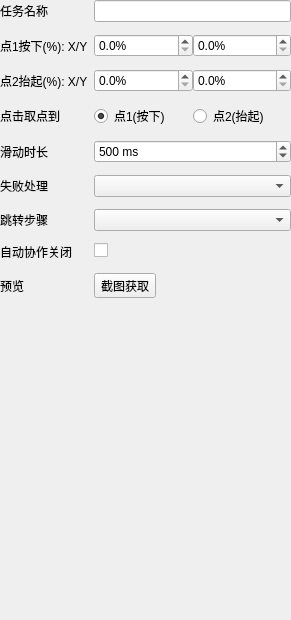
<?xml version="1.0" encoding="UTF-8"?>
<ui version="4.0">
 <class>SwipeForm</class>
 <widget class="QWidget" name="SwipeForm">
  <property name="geometry">
   <rect>
    <x>0</x>
    <y>0</y>
    <width>291</width>
    <height>620</height>
   </rect>
  </property>
  <property name="windowTitle">
   <string>SwipeForm</string>
  </property>
  <widget class="QWidget" name="formLayoutWidget">
   <property name="geometry">
    <rect>
     <x>0</x>
     <y>0</y>
     <width>291</width>
     <height>614</height>
    </rect>
   </property>
   <layout class="QFormLayout" name="formLayout">
    <property name="horizontalSpacing">
     <number>6</number>
    </property>
    <property name="verticalSpacing">
     <number>12</number>
    </property>
    <item row="0" column="0">
     <widget class="QLabel" name="label">
      <property name="text">
       <string>任务名称</string>
      </property>
     </widget>
    </item>
    <item row="0" column="1">
     <widget class="QLineEdit" name="lineTaskNameEdit"/>
    </item>
    <item row="1" column="0">
     <widget class="QLabel" name="fromPointLabel">
      <property name="toolTip">
       <string>按下点坐标，占图片宽/高的百分比</string>
      </property>
      <property name="text">
       <string>点1按下(%): X/Y</string>
      </property>
     </widget>
    </item>
    <item row="1" column="1">
     <layout class="QHBoxLayout" name="fromPointLayout">
      <item>
       <widget class="QDoubleSpinBox" name="swipeFromXBox">
        <property name="suffix">
         <string>%</string>
        </property>
        <property name="decimals">
         <number>1</number>
        </property>
        <property name="maximum">
         <double>100.000000000000000</double>
        </property>
       </widget>
      </item>
      <item>
       <widget class="QDoubleSpinBox" name="swipeFromYBox">
        <property name="suffix">
         <string>%</string>
        </property>
        <property name="decimals">
         <number>1</number>
        </property>
        <property name="maximum">
         <double>100.000000000000000</double>
        </property>
       </widget>
      </item>
     </layout>
    </item>
    <item row="2" column="0">
     <widget class="QLabel" name="toPointLabel">
      <property name="toolTip">
       <string>抬起点坐标，占图片宽/高的百分比</string>
      </property>
      <property name="text">
       <string>点2抬起(%): X/Y</string>
      </property>
     </widget>
    </item>
    <item row="2" column="1">
     <layout class="QHBoxLayout" name="toPointLayout">
      <item>
       <widget class="QDoubleSpinBox" name="swipeToXBox">
        <property name="suffix">
         <string>%</string>
        </property>
        <property name="decimals">
         <number>1</number>
        </property>
        <property name="maximum">
         <double>100.000000000000000</double>
        </property>
       </widget>
      </item>
      <item>
       <widget class="QDoubleSpinBox" name="swipeToYBox">
        <property name="suffix">
         <string>%</string>
        </property>
        <property name="decimals">
         <number>1</number>
        </property>
        <property name="maximum">
         <double>100.000000000000000</double>
        </property>
       </widget>
      </item>
     </layout>
    </item>
    <item row="3" column="0">
     <widget class="QLabel" name="activePointLabel">
      <property name="toolTip">
       <string>点击预览图取点时，坐标设置到当前选中的点</string>
      </property>
      <property name="text">
       <string>点击取点到</string>
      </property>
     </widget>
    </item>
    <item row="3" column="1">
     <layout class="QHBoxLayout" name="activePointLayout">
      <item>
       <widget class="QRadioButton" name="radioPoint1">
        <property name="toolTip">
         <string>点击预览图时设置点1（按下点）</string>
        </property>
        <property name="text">
         <string>点1(按下)</string>
        </property>
        <property name="checked">
         <bool>true</bool>
        </property>
       </widget>
      </item>
      <item>
       <widget class="QRadioButton" name="radioPoint2">
        <property name="toolTip">
         <string>点击预览图时设置点2（抬起点）</string>
        </property>
        <property name="text">
         <string>点2(抬起)</string>
        </property>
       </widget>
      </item>
     </layout>
    </item>
    <item row="4" column="0">
     <widget class="QLabel" name="durationLabel">
      <property name="toolTip">
       <string>从按下到抬起的总时长；过短会被游戏判定为点击而非滑动</string>
      </property>
      <property name="text">
       <string>滑动时长</string>
      </property>
     </widget>
    </item>
    <item row="4" column="1">
     <widget class="QSpinBox" name="swipeDurationBox">
      <property name="toolTip">
       <string>从按下到抬起的总时长（毫秒）</string>
      </property>
      <property name="suffix">
       <string> ms</string>
      </property>
      <property name="minimum">
       <number>100</number>
      </property>
      <property name="maximum">
       <number>10000</number>
      </property>
      <property name="singleStep">
       <number>100</number>
      </property>
      <property name="value">
       <number>500</number>
      </property>
     </widget>
    </item>
    <item row="5" column="0">
     <widget class="QLabel" name="errorHandleLabel">
      <property name="toolTip">
       <string>滑动失败（截图失败）时的处理方式</string>
      </property>
      <property name="text">
       <string>失败处理</string>
      </property>
     </widget>
    </item>
    <item row="5" column="1">
     <widget class="QComboBox" name="errorHandleBox"/>
    </item>
    <item row="6" column="0">
     <widget class="QLabel" name="stepInputLabel">
      <property name="text">
       <string>跳转步骤</string>
      </property>
     </widget>
    </item>
    <item row="6" column="1">
     <widget class="QComboBox" name="stepInputBox"/>
    </item>
    <item row="7" column="0">
     <widget class="QLabel" name="autoCancelCollabLabel">
      <property name="toolTip">
       <string>开启后本步骤滑动前自动扫描协作邀请弹窗并点击关闭，避免滑到弹窗上（仅当前步骤生效，非全局）</string>
      </property>
      <property name="text">
       <string>自动协作关闭</string>
      </property>
     </widget>
    </item>
    <item row="7" column="1">
     <widget class="QCheckBox" name="autoCancelCollabCheckBox">
      <property name="text">
       <string/>
      </property>
     </widget>
    </item>
    <item row="8" column="0">
     <widget class="QLabel" name="previewLabel">
      <property name="text">
       <string>预览</string>
      </property>
     </widget>
    </item>
    <item row="8" column="1">
     <layout class="QHBoxLayout" name="previewBtnLayout">
      <property name="spacing">
       <number>8</number>
      </property>
      <item>
       <widget class="QToolButton" name="btnCaptureImage">
        <property name="toolTip">
         <string>截取当前游戏画面作为预览底图</string>
        </property>
        <property name="text">
         <string>截图获取</string>
        </property>
       </widget>
      </item>
     </layout>
    </item>
    <item row="9" column="0" colspan="2">
     <widget class="SwipePreviewWidget" name="swipePreview" native="true">
      <property name="sizePolicy">
       <sizepolicy hsizetype="Expanding" vsizetype="Expanding">
        <horstretch>0</horstretch>
        <verstretch>0</verstretch>
       </sizepolicy>
      </property>
      <property name="minimumSize">
       <size>
        <width>260</width>
        <height>150</height>
       </size>
      </property>
      <property name="maximumSize">
       <size>
        <width>16777215</width>
        <height>200</height>
       </size>
      </property>
     </widget>
    </item>
    <item row="10" column="0" colspan="2">
     <spacer name="bottomSpacer">
      <property name="orientation">
       <enum>Qt::Vertical</enum>
      </property>
      <property name="sizeHint" stdset="0">
       <size>
        <width>20</width>
        <height>0</height>
       </size>
      </property>
     </spacer>
    </item>
   </layout>
  </widget>
 </widget>
 <customwidgets>
  <customwidget>
   <class>SwipePreviewWidget</class>
   <extends>QWidget</extends>
   <header>src/ui/swipeForm/SwipePreviewWidget.h</header>
   <container>1</container>
  </customwidget>
 </customwidgets>
 <resources/>
 <connections/>
</ui>
